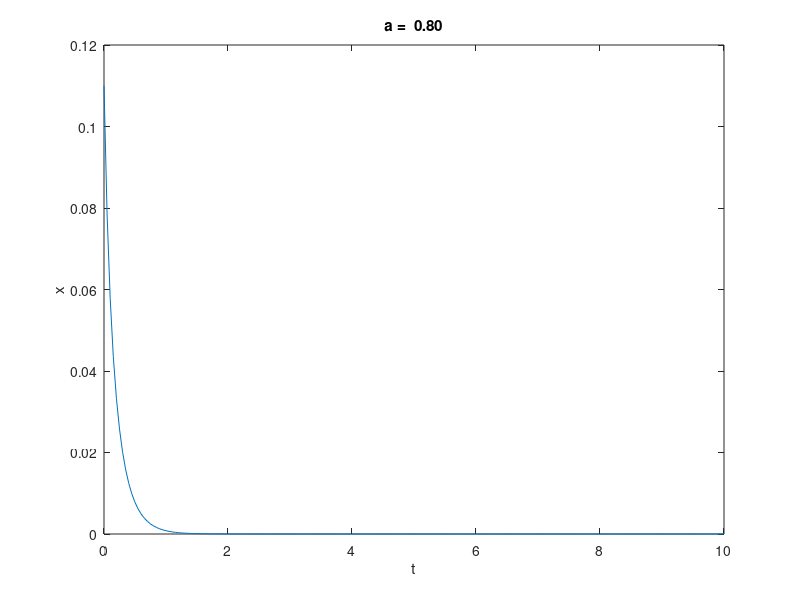
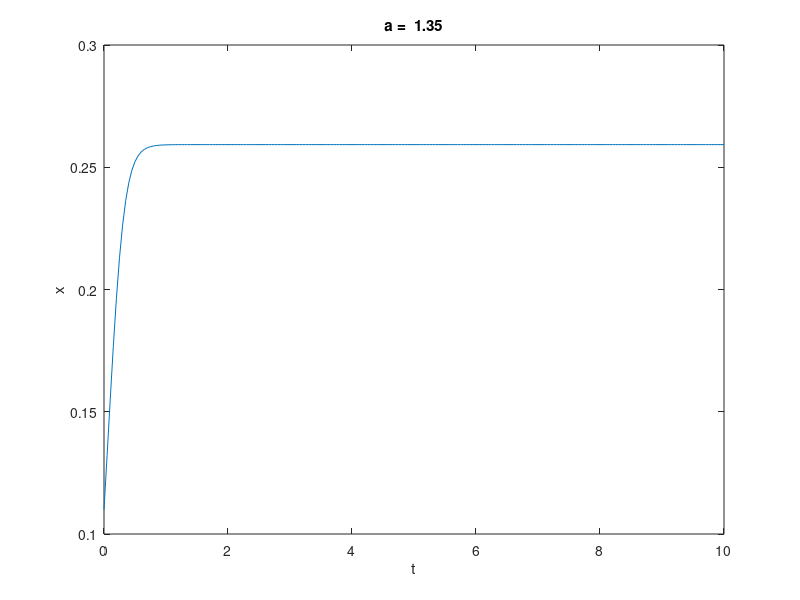
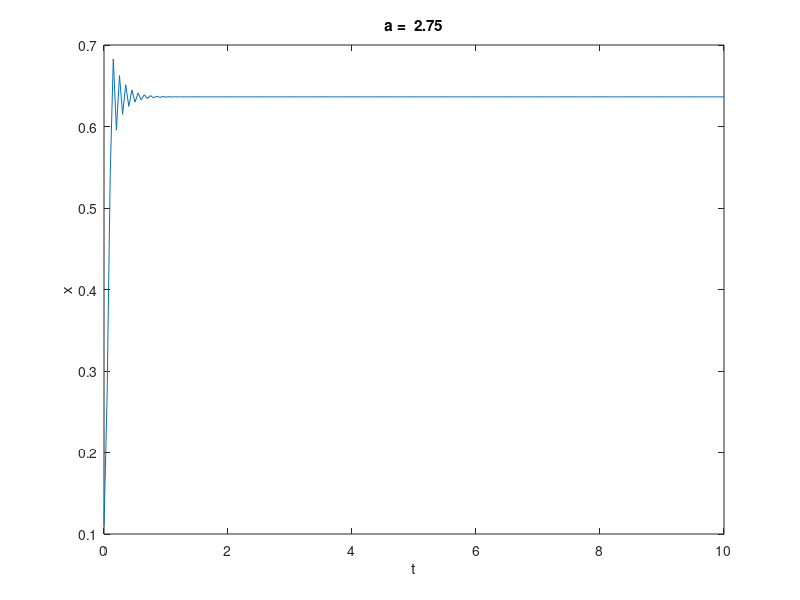
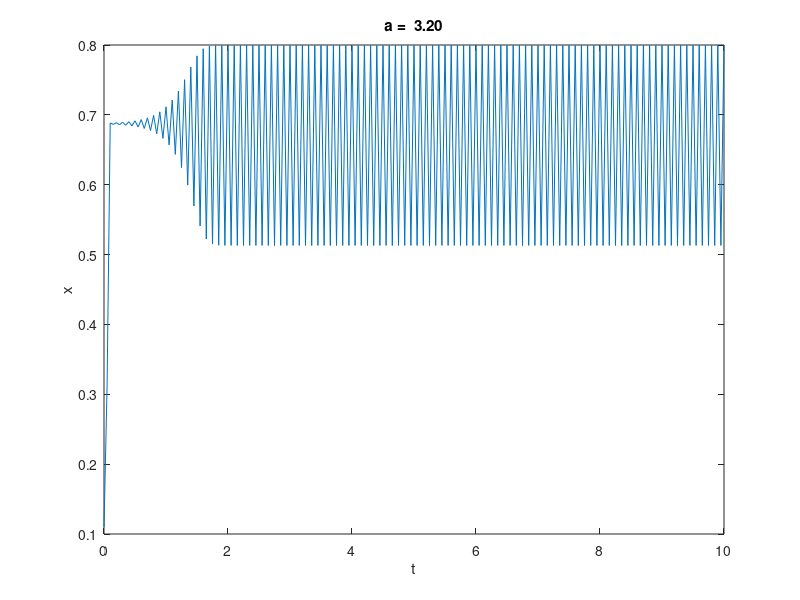

Source code (MATLAB) for these figures, in order:
%Tyler Matthews 1/16/19
%System Simulation Problem 01

N = 201;
t = linspace(0,10,N);

%Given Values = 0.8, 1.35, 2.75, 3.2, 3.52, 4,
%Chosen Values = 2.9, 3, 3.7 4.1
a = [0.8, 1.35, 2.75, 3.2, 3.52, 4, 2.9, 3, 3.7, 4.1];

%Loops through all values of a
for i=1:10
    %Initial Conditions
    x = zeros(1,N);
    x(1) = 0.11;

    %Difference Equation
    for k=1:N-1
       x(k+1) = a(i) * (1-x(k))*x(k);
    end
    
    %Plotting
    figure;
    plot (t,x);
    xlabel('t');
    ylabel('x');
    plot_title = sprintf('%s %0.2f','a = ',a(i));
    title(plot_title);
end

